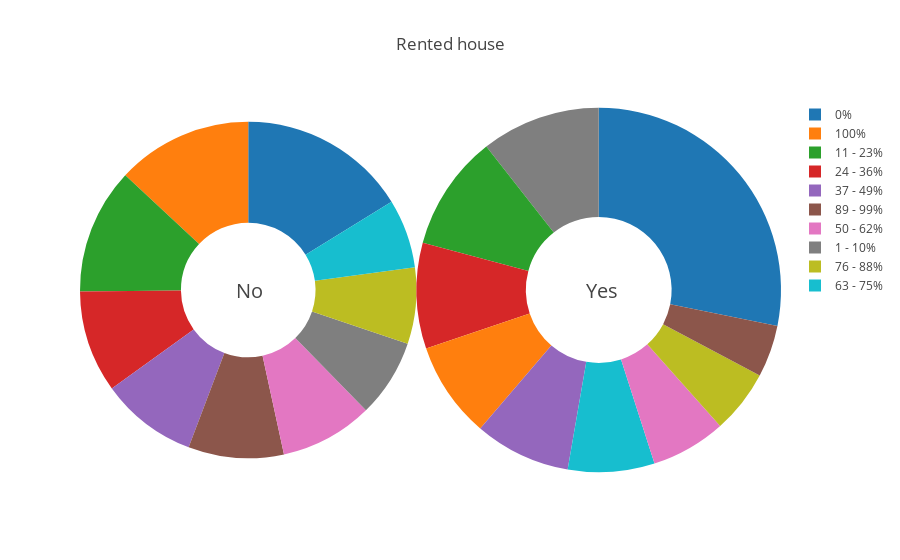

Notebook cell for this chart:
### Markdown cell above
En mettant à l'écart la modalité 1 qui est dominante dans les deux cas, on a trouvé que la classe intéressés ont un max de 3 maisons alors que la classe classe intéressés a atteint un max de 10 maisons. 
On peut expliquer ça par le fait que s'il l'on a autant de maisons, on n'aura pas besoin d'une caravne on peut tout simplement se loger dans l'une de nos maisons qui sont un peu partout.

### Code cell
fig = {
  "data": [
    {
      "values": no.groupby('Rented house').size(),
      "labels": ['0%','1 - 10%','100%','11 - 23%','24 - 36%','37 - 49%','50 - 62%','63 - 75%','76 - 88%','89 - 99%'],
      "domain": {"x": [0, .48]},
      "name": "No",
      "hoverinfo":"label+percent+name",
      "hole": .4,
      "type": "pie",
      "textinfo":'none'
    },     
    {
      "values": yes.groupby('Rented house').size(),
      "labels": ['0%','1 - 10%','100%','11 - 23%','24 - 36%','37 - 49%','50 - 62%','63 - 75%','76 - 88%','89 - 99%'],
      "domain": {"x": [.48, 1]},
      "name": "Yes",
      "hoverinfo":"label+percent+name",
      "hole": .4,
      "type": "pie",
      "textinfo":'none'
    }],
  "layout": {
        "title":"Rented house",
      "annotations": [
            {
                "font": {
                    "size": 20
                },
                "showarrow": False,
                "text": "No",
                "x": 0.22,
                "y": 0.5
            },
            {
                "font": {
                    "size": 20
                },
                "showarrow": False,
                "text": "Yes",
                "x": 0.77,
                "y": 0.5,
                
            }
        ]
    }
}
iplot(fig)

### Figure 1 — Plotly figure (JSON) as saved in the notebook; plotly's stock layout.template omitted (floating-point values rounded to 4 significant figures)
{"data": [{"domain": {"x": [0, 0.48]}, "hole": 0.4, "hoverinfo": "label+percent+name", "labels": ["0%", "1 - 10%", "100%", "11 - 23%", "24 - 36%", "37 - 49%", "50 - 62%", "63 - 75%", "76 - 88%", "89 - 99%"], "name": "No", "textinfo": "none", "type": "pie", "values": [1498, 693, 1205, 1117, 906, 858, 824, 611, 677, 847]}, {"domain": {"x": [0.48, 1]}, "hole": 0.4, "hoverinfo": "label+percent+name", "labels": ["0%", "1 - 10%", "100%", "11 - 23%", "24 - 36%", "37 - 49%", "50 - 62%", "63 - 75%", "76 - 88%", "89 - 99%"], "name": "Yes", "textinfo": "none", "type": "pie", "values": [165, 62, 50, 60, 55, 50, 39, 45, 33, 27]}], "layout": {"annotations": [{"font": {"size": 20}, "showarrow": false, "text": "No", "x": 0.22, "y": 0.5}, {"font": {"size": 20}, "showarrow": false, "text": "Yes", "x": 0.77, "y": 0.5}], "title": "Rented house"}}
